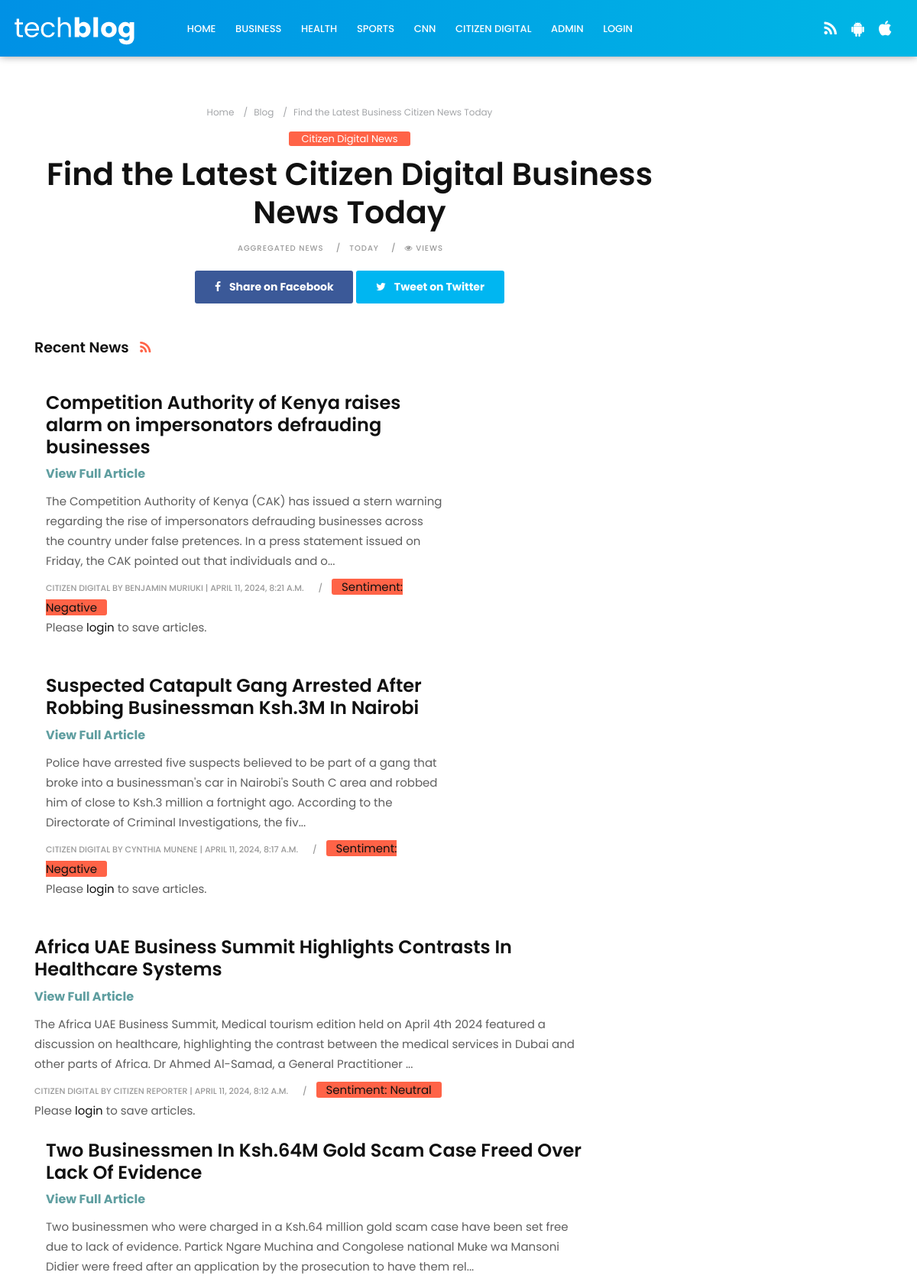
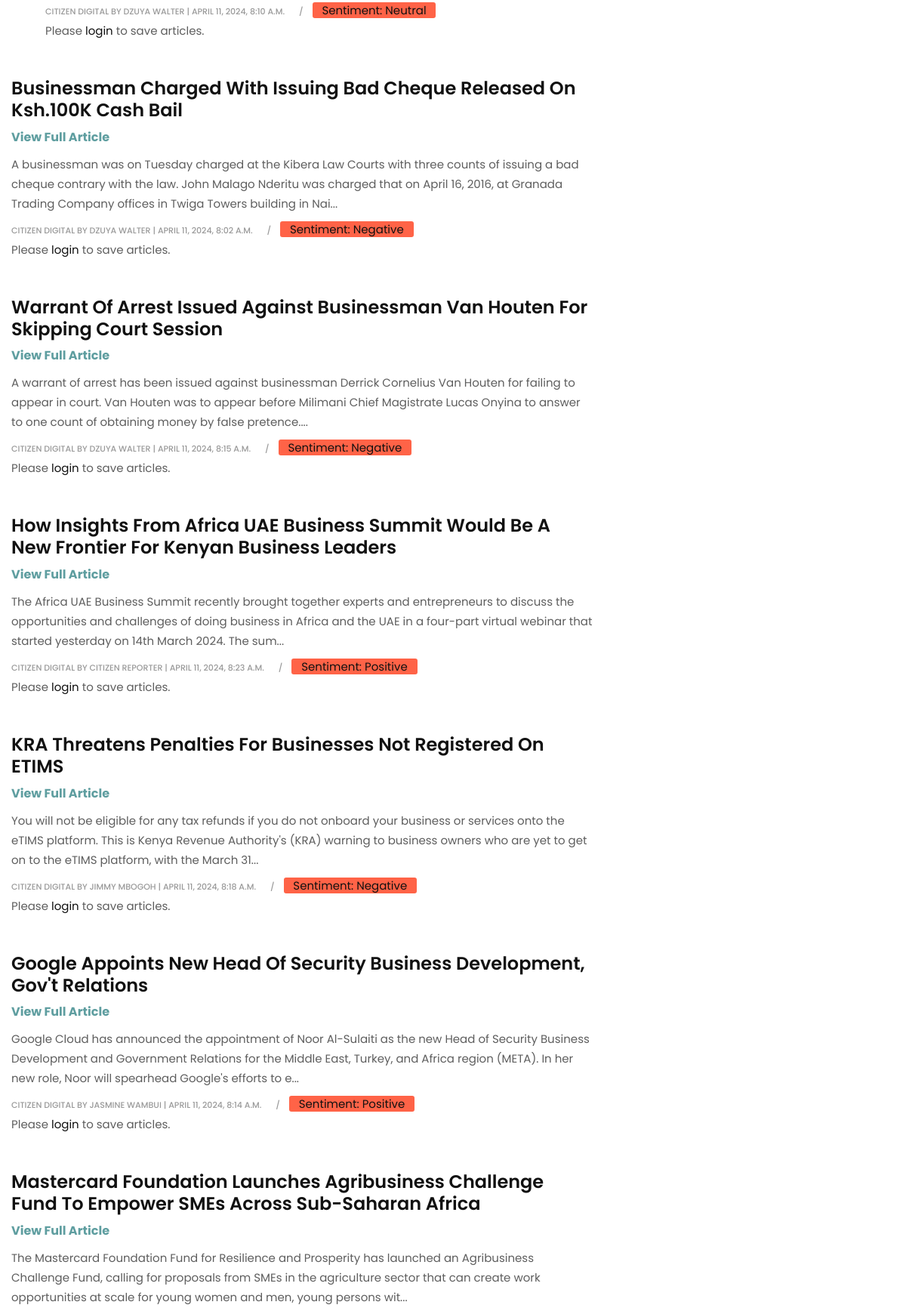
Page /newsaggregator/citizen_digital_articles/ (upper part) on the committed database (2 pictures, top to bottom).
### newsaggregator/models.py (models this page shows, shortened)
class Article(models.Model):
    title = models.CharField(max_length=255)
    byline = models.TextField(max_length=255, default="")
    time = models.DateTimeField()
    content = models.TextField()
    sentiment = models.CharField(max_length=20, blank=True, null=True)
    source = models.CharField(max_length=255)

### newsaggregator/views.py (the view)
# urls.py: path('citizen_digital_articles/', views.citizen_digital_articles,
def citizen_digital_articles(request):
    citizen_digital_articles = Article.objects.filter(source='Citizen Digital')
    citizen_digital_articles = citizen_digital_articles.order_by('?')
    for article in citizen_digital_articles:
        article.content = article.content[:250] + \
            '...' if len(article.content) > 250 else article.content
    return render(request, 'newsaggregator/citizen_digital_articles.html', {'citizen_digital_articles': citizen_digital_articles})

### templates/newsaggregator/citizen_digital_articles.html (shortened to what this page needs)
{% extends "base.html" %}
{% load static %}
{% block content %}
{% include "nav.html" %}
<section class="section single-wrapper">
    <div class="container">
        <div class="row">
            <div class="col-lg-9 col-md-12 col-sm-12 col-xs-12">
                <div class="page-wrapper">
                    <div class="blog-title-area text-center">
                        <ol class="breadcrumb hidden-xs-down">
                            <li class="breadcrumb-item"><a href="/">Home</a></li>
                            <li class="breadcrumb-item"><a href="/newsaggregator/news_list">Blog</a></li>
                            <li class="breadcrumb-item active">Find the Latest Business Citizen News
                                Today</li>
                        </ol>
                        <span class="color-orange"><a href="#" title="">Citizen Digital News</a></span>
                        <h3>Find the Latest Citizen Digital Business News Today</h3>
                        <div class="blog-meta big-meta">
                            <small><a href="#" title="">Aggregated News</a></small>
                            <small><a href="#" title="">Today</a></small>
                            <small><a href="#" title=""><i class="fa fa-eye"></i> Views
                                </a></small>
                        </div>
                        <div class="post-sharing">
                            <ul class="list-inline">
                                <li><a href="https://www.facebook.com/sharer/sharer.php?u={{ request.build_absolute_uri }}"
                                        class="fb-button btn btn-primary" target="_blank"><i class="fa fa-facebook"></i>
                                        <span class="down-mobile">Share on
                                            Facebook</span></a></li>
                                <li><a href="https://twitter.com/intent/tweet?url={{ request.build_absolute_uri }}"
                                        class="tw-button btn btn-primary" target="_blank"><i class="fa fa-twitter"></i>
                                        <span class="down-mobile">Tweet on
                                            Twitter</span></a></li>
                            </ul>
                        </div>
                    </div>
                    <div class="blog-top clearfix">
                        <h4 class="pull-left">Recent News <a href="#"><i class="fa fa-rss"></i></a></h4>
                    </div>
                    {% for article in citizen_digital_articles %}
                    <div class="blog-meta big-meta col-md-8">
                        <h4> {{ article.title }} </h4>
                        <h6><a href="{% url 'article_detail' article.id %}" style="color: cadetblue; font-weight: bold;"
                                title="">
                                View Full
                                Article</a></h6>
                        <p>{{ article.content }}</p>
                        <small>
                            <a href="#" title="">{{ article.source }}</a>
                            by {{ article.byline }} | {{ article.time }}
                        </small>
                        <span class="bg-orange"><a href="#" title="">
                                Sentiment: {{ article.sentiment }}
                            </a></span>
                        <form action="{% url 'save_article' article.id %}" method="post">
                            {% if not request.user.is_authenticated %}
                            <p>Please <a href="{% url 'login' %}">login</a> to save
                                articles.</p>
                            {% endif %}
                        </form>
                    </div>
                </div>
                {% endfor %}
</section>
{% endblock content %}

### newsmain/static/style.css (style rules this page uses)
body { font-size: 15px; line-height: 26px; background-color: #ffffff; }
h1, h2, h3, h4, h5, body, p, .topbar-section, .navbar-inverse .navbar-nav .nav-link, .header .dropdown-menu, .navbar-nav .nav-link { font-family: 'Roboto', serif; }
h1, h2, h3, h4, h5, h6 { font-weight: 700; line-height: 1.4; color: #111111; }
h3 { font-size: 22px; line-height: 30px; margin-bottom: 17px }
h4 { font-size: 19px; line-height: 29px; margin-bottom: 14px }
h6 { font-size: 16px; line-height: 24px; margin-bottom: 11px }
a { color: #111111; }
body, p { color: #5e5e5e; }
p { margin-bottom: 26px; font-size: 15px; line-height: 26px; }
a { text-decoration: none !important; }
.section { padding: 4rem 0; display: block; position: relative; background-color: #ffffff; }
.breadcrumb { background-color: transparent; border-radius: 0; list-style: outside none none; margin-bottom: 0; text-align: right; padding: 0; }
.breadcrumb-item { float: none; font-size: 12px; display: inline-block; }
.post-sharing { display: block; width: 100%; position: relative; margin: 1rem 0 0; }
.fb-button.btn-primary:focus, .fb-button.btn-primary:hover, .fb-button.btn-primary { background-color: #3B5998 !important; border-color: #3B5998 !important; }
.tw-button.btn-primary:hover, .tw-button.btn-primary:focus, .tw-button.btn-primary { background-color: #00B6F1 !important; border-color: #00B6F1 !important; }
.tw-button i, .fb-button i { margin-right: 0.5rem; }
.post-sharing .btn { padding: 0.3rem 1.6rem; border-radius: 3px; color: #ffffff !important; }
.post-sharing span, .post-sharing li { display: inline-block !important; }
.blog-title-area { display: block; position: relative; padding: 0; margin-bottom: 3rem; }
.blog-title-area .breadcrumb { float: none; text-align: left; padding: 0; color: #a3a5a8; margin: 0; }
.blog-title-area.text-center .breadcrumb { text-align: center; }
.blog-title-area .blog-meta a { font-size: 10px; font-weight: 500; letter-spacing: 1px; text-transform: uppercase; }
.blog-title-area .breadcrumb-item.active, .blog-title-area .breadcrumb-item + .breadcrumb-item::before, .blog-title-area .blog-meta small, .blog-title-area a { color: #a3a5a8; }
.blog-title-area span { margin: 0.5rem 0; display: block; }
.blog-title-area span a { padding: 0 1rem; color: #ffffff !important; border-radius: 3px; }
.blog-title-area h3 { font-size: 41px; line-height: 50px; margin-bottom: 7px; margin-top: 0; overflow-wrap: break-word; }
.blog-meta h4 { padding: 1rem 0 0.5rem; margin: 0; font-size: 21px; }
.blog-meta.big-meta h4 { padding: 1rem 0 0.6rem; margin: 0; font-size: 28px; }
.blog-meta.big-meta p { margin-bottom: 0.5rem; padding-bottom: 0; }
.blog-meta small { font-size: 11px; display: inline-block; margin-bottom: 0; padding-bottom: 0; color: #111111; font-weight: bold; text-transform: uppercase; margin-right: 0.5rem; }
.blog-meta small:after { content: "/"; padding-left: 1rem; }
.blog-meta small:last-child:after { content: "" }
.btn { background-color: #111111; border: 0 none; border-radius: 0; font-size: 14px; font-weight: bold; padding: 0.8rem 2rem; text-transform: none; }

### rows in the picture
Article: title "Competition Authority of Kenya raises alarm on impersonators defrauding businesses", content "The Competition Authority of Kenya (CAK) has issued a stern warning regarding the rise of impersonators defrauding businesses across the country under false pretences. In a press statement issued on Friday, the CAK pointed out that individuals and o...", source "CITIZEN DIGITAL", byline "BENJAMIN MURIUKI", time "APRIL 11, 2024, 8:21 A.M.", sentiment "Negative", shows "Please"
Article: title "Suspected Catapult Gang Arrested After Robbing Businessman Ksh.3M In Nairobi", content "Police have arrested five suspects believed to be part of a gang that broke into a businessman's car in Nairobi's South C area and robbed him of close to Ksh.3 million a fortnight ago. According to the Directorate of Criminal Investigations, the fiv...", source "CITIZEN DIGITAL", byline "CYNTHIA MUNENE", time "APRIL 11, 2024, 8:17 A.M.", sentiment "Negative", shows "Please"
Article: title "Africa UAE Business Summit Highlights Contrasts In Healthcare Systems", content "The Africa UAE Business Summit, Medical tourism edition held on April 4th 2024 featured a discussion on healthcare, highlighting the contrast between the medical services in Dubai and other parts of Africa. Dr Ahmed Al-Samad, a General Practitioner ...", source "CITIZEN DIGITAL", byline "CITIZEN REPORTER", time "APRIL 11, 2024, 8:12 A.M.", sentiment "Neutral", shows "Please"
Article: title "Two Businessmen In Ksh.64M Gold Scam Case Freed Over Lack Of Evidence", content "Two businessmen who were charged in a Ksh.64 million gold scam case have been set free due to lack of evidence. Partick Ngare Muchina and Congolese national Muke wa Mansoni Didier were freed after an application by the prosecution to have them rel...", source "CITIZEN DIGITAL", byline "DZUYA WALTER", time "APRIL 11, 2024, 8:10 A.M.", sentiment "Neutral", shows "Please"
Article: title "Businessman Charged With Issuing Bad Cheque Released On Ksh.100K Cash Bail", content "A businessman was on Tuesday charged at the Kibera Law Courts with three counts of issuing a bad cheque contrary with the law. John Malago Nderitu was charged that on April 16, 2016, at Granada Trading Company offices in Twiga Towers building in Nai...", source "CITIZEN DIGITAL", byline "DZUYA WALTER", time "APRIL 11, 2024, 8:02 A.M.", sentiment "Negative", shows "Please"
Article: title "Warrant Of Arrest Issued Against Businessman Van Houten For Skipping Court Session", content "A warrant of arrest has been issued against businessman Derrick Cornelius Van Houten for failing to appear in court. Van Houten was to appear before Milimani Chief Magistrate Lucas Onyina to answer to one count of obtaining money by false pretence....", source "CITIZEN DIGITAL", byline "DZUYA WALTER", time "APRIL 11, 2024, 8:15 A.M.", sentiment "Negative", shows "Please"
Article: title "How Insights From Africa UAE Business Summit Would Be A New Frontier For Kenyan Business Leaders", content "The Africa UAE Business Summit recently brought together experts and entrepreneurs to discuss the opportunities and challenges of doing business in Africa and the UAE in a four-part virtual webinar that started yesterday on 14th March 2024. The sum...", source "CITIZEN DIGITAL", byline "CITIZEN REPORTER", time "APRIL 11, 2024, 8:23 A.M.", sentiment "Positive", shows "Please"
Article: title "KRA Threatens Penalties For Businesses Not Registered On ETIMS", content "You will not be eligible for any tax refunds if you do not onboard your business or services onto the eTIMS platform. This is Kenya Revenue Authority's (KRA) warning to business owners who are yet to get on to the eTIMS platform, with the March 31...", source "CITIZEN DIGITAL", byline "JIMMY MBOGOH", time "APRIL 11, 2024, 8:18 A.M.", sentiment "Negative", shows "Please"
Article: title "Google Appoints New Head Of Security Business Development, Gov't Relations", content "Google Cloud has announced the appointment of Noor Al-Sulaiti as the new Head of Security Business Development and Government Relations for the Middle East, Turkey, and Africa region (META). In her new role, Noor will spearhead Google's efforts to e...", source "CITIZEN DIGITAL", byline "JASMINE WAMBUI", time "APRIL 11, 2024, 8:14 A.M.", sentiment "Positive", shows "Please"
Article: title "Mastercard Foundation Launches Agribusiness Challenge Fund To Empower SMEs Across Sub-Saharan Africa", content "The Mastercard Foundation Fund for Resilience and Prosperity has launched an Agribusiness Challenge Fund, calling for proposals from SMEs in the agriculture sector that can create work opportunities at scale for young women and men, young persons wit..."
